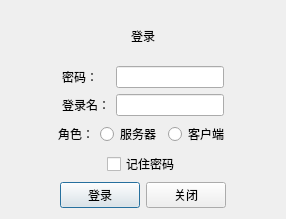
<?xml version="1.0" encoding="UTF-8"?>
<ui version="4.0">
 <class>Login</class>
 <widget class="QDialog" name="Login">
  <property name="geometry">
   <rect>
    <x>0</x>
    <y>0</y>
    <width>286</width>
    <height>219</height>
   </rect>
  </property>
  <property name="windowTitle">
   <string>Dialog</string>
  </property>
  <layout class="QVBoxLayout" name="verticalLayout">
   <item>
    <layout class="QHBoxLayout" name="horizontalLayout_2">
     <item>
      <spacer name="horizontalSpacer_11">
       <property name="orientation">
        <enum>Qt::Orientation::Horizontal</enum>
       </property>
       <property name="sizeHint" stdset="0">
        <size>
         <width>40</width>
         <height>20</height>
        </size>
       </property>
      </spacer>
     </item>
     <item>
      <widget class="QLabel" name="label">
       <property name="text">
        <string>登录</string>
       </property>
       <property name="alignment">
        <set>Qt::AlignmentFlag::AlignCenter</set>
       </property>
      </widget>
     </item>
     <item>
      <spacer name="horizontalSpacer_12">
       <property name="orientation">
        <enum>Qt::Orientation::Horizontal</enum>
       </property>
       <property name="sizeHint" stdset="0">
        <size>
         <width>40</width>
         <height>20</height>
        </size>
       </property>
      </spacer>
     </item>
    </layout>
   </item>
   <item>
    <layout class="QGridLayout" name="gridLayout">
     <item row="1" column="0">
      <spacer name="horizontalSpacer_3">
       <property name="orientation">
        <enum>Qt::Orientation::Horizontal</enum>
       </property>
       <property name="sizeHint" stdset="0">
        <size>
         <width>40</width>
         <height>20</height>
        </size>
       </property>
      </spacer>
     </item>
     <item row="0" column="1">
      <widget class="QLabel" name="label_3">
       <property name="text">
        <string>密码：</string>
       </property>
      </widget>
     </item>
     <item row="0" column="0">
      <spacer name="horizontalSpacer">
       <property name="orientation">
        <enum>Qt::Orientation::Horizontal</enum>
       </property>
       <property name="sizeHint" stdset="0">
        <size>
         <width>40</width>
         <height>20</height>
        </size>
       </property>
      </spacer>
     </item>
     <item row="0" column="3">
      <spacer name="horizontalSpacer_2">
       <property name="orientation">
        <enum>Qt::Orientation::Horizontal</enum>
       </property>
       <property name="sizeHint" stdset="0">
        <size>
         <width>40</width>
         <height>20</height>
        </size>
       </property>
      </spacer>
     </item>
     <item row="1" column="3">
      <spacer name="horizontalSpacer_4">
       <property name="orientation">
        <enum>Qt::Orientation::Horizontal</enum>
       </property>
       <property name="sizeHint" stdset="0">
        <size>
         <width>40</width>
         <height>20</height>
        </size>
       </property>
      </spacer>
     </item>
     <item row="1" column="1">
      <widget class="QLabel" name="label_2">
       <property name="text">
        <string>登录名：</string>
       </property>
      </widget>
     </item>
     <item row="1" column="2">
      <widget class="QLineEdit" name="lineEdit"/>
     </item>
     <item row="0" column="2">
      <widget class="QLineEdit" name="lineEdit_2"/>
     </item>
    </layout>
   </item>
   <item>
    <layout class="QHBoxLayout" name="horizontalLayout_4">
     <item>
      <spacer name="horizontalSpacer_5">
       <property name="orientation">
        <enum>Qt::Orientation::Horizontal</enum>
       </property>
       <property name="sizeHint" stdset="0">
        <size>
         <width>40</width>
         <height>20</height>
        </size>
       </property>
      </spacer>
     </item>
     <item>
      <widget class="QLabel" name="label_4">
       <property name="text">
        <string>角色：</string>
       </property>
      </widget>
     </item>
     <item>
      <widget class="QRadioButton" name="radioButton">
       <property name="text">
        <string>服务器</string>
       </property>
      </widget>
     </item>
     <item>
      <widget class="QRadioButton" name="radioButton_2">
       <property name="text">
        <string>客户端</string>
       </property>
      </widget>
     </item>
     <item>
      <spacer name="horizontalSpacer_6">
       <property name="orientation">
        <enum>Qt::Orientation::Horizontal</enum>
       </property>
       <property name="sizeHint" stdset="0">
        <size>
         <width>40</width>
         <height>20</height>
        </size>
       </property>
      </spacer>
     </item>
    </layout>
   </item>
   <item>
    <layout class="QHBoxLayout" name="horizontalLayout">
     <item>
      <spacer name="horizontalSpacer_9">
       <property name="orientation">
        <enum>Qt::Orientation::Horizontal</enum>
       </property>
       <property name="sizeHint" stdset="0">
        <size>
         <width>40</width>
         <height>20</height>
        </size>
       </property>
      </spacer>
     </item>
     <item>
      <widget class="QCheckBox" name="checkBox">
       <property name="font">
        <font>
         <underline>false</underline>
        </font>
       </property>
       <property name="layoutDirection">
        <enum>Qt::LayoutDirection::LeftToRight</enum>
       </property>
       <property name="text">
        <string>记住密码</string>
       </property>
      </widget>
     </item>
     <item>
      <spacer name="horizontalSpacer_10">
       <property name="orientation">
        <enum>Qt::Orientation::Horizontal</enum>
       </property>
       <property name="sizeHint" stdset="0">
        <size>
         <width>40</width>
         <height>20</height>
        </size>
       </property>
      </spacer>
     </item>
    </layout>
   </item>
   <item>
    <layout class="QHBoxLayout" name="horizontalLayout_5">
     <item>
      <spacer name="horizontalSpacer_7">
       <property name="orientation">
        <enum>Qt::Orientation::Horizontal</enum>
       </property>
       <property name="sizeHint" stdset="0">
        <size>
         <width>40</width>
         <height>20</height>
        </size>
       </property>
      </spacer>
     </item>
     <item>
      <widget class="QPushButton" name="pushButton">
       <property name="text">
        <string>登录</string>
       </property>
      </widget>
     </item>
     <item>
      <widget class="QPushButton" name="pushButton_2">
       <property name="text">
        <string>关闭</string>
       </property>
      </widget>
     </item>
     <item>
      <spacer name="horizontalSpacer_8">
       <property name="orientation">
        <enum>Qt::Orientation::Horizontal</enum>
       </property>
       <property name="sizeHint" stdset="0">
        <size>
         <width>40</width>
         <height>20</height>
        </size>
       </property>
      </spacer>
     </item>
    </layout>
   </item>
  </layout>
 </widget>
 <resources/>
 <connections/>
</ui>
